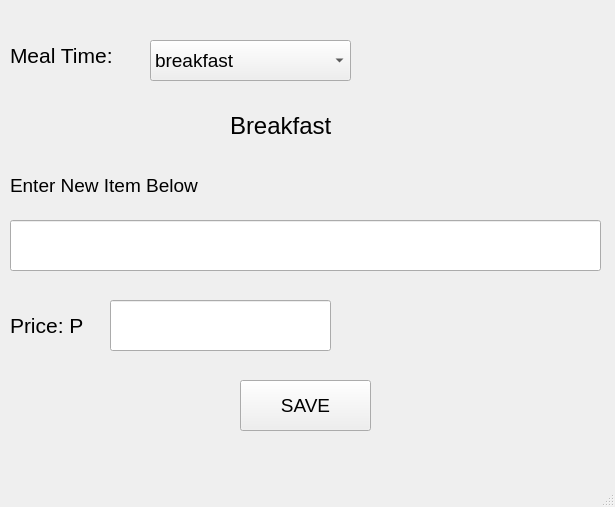
<?xml version="1.0" encoding="UTF-8"?>
<ui version="4.0">
 <class>addMenuItem</class>
 <widget class="QMainWindow" name="addMenuItem">
  <property name="geometry">
   <rect>
    <x>0</x>
    <y>0</y>
    <width>615</width>
    <height>507</height>
   </rect>
  </property>
  <property name="font">
   <font>
    <pointsize>14</pointsize>
   </font>
  </property>
  <property name="windowTitle">
   <string>Add Menu Item</string>
  </property>
  <widget class="QWidget" name="centralwidget">
   <widget class="QLabel" name="label">
    <property name="geometry">
     <rect>
      <x>10</x>
      <y>40</y>
      <width>141</width>
      <height>31</height>
     </rect>
    </property>
    <property name="font">
     <font>
      <pointsize>16</pointsize>
     </font>
    </property>
    <property name="text">
     <string>Meal Time:</string>
    </property>
   </widget>
   <widget class="QComboBox" name="addMenu_mealCombo">
    <property name="geometry">
     <rect>
      <x>150</x>
      <y>40</y>
      <width>201</width>
      <height>41</height>
     </rect>
    </property>
    <property name="font">
     <font>
      <pointsize>14</pointsize>
     </font>
    </property>
    <item>
     <property name="text">
      <string>breakfast</string>
     </property>
    </item>
    <item>
     <property name="text">
      <string>lunch</string>
     </property>
    </item>
    <item>
     <property name="text">
      <string>snack</string>
     </property>
    </item>
   </widget>
   <widget class="QLabel" name="chosen_meal">
    <property name="geometry">
     <rect>
      <x>230</x>
      <y>100</y>
      <width>321</width>
      <height>51</height>
     </rect>
    </property>
    <property name="font">
     <font>
      <pointsize>18</pointsize>
     </font>
    </property>
    <property name="text">
     <string>Breakfast</string>
    </property>
   </widget>
   <widget class="QLabel" name="label_3">
    <property name="geometry">
     <rect>
      <x>10</x>
      <y>160</y>
      <width>321</width>
      <height>51</height>
     </rect>
    </property>
    <property name="font">
     <font>
      <pointsize>14</pointsize>
     </font>
    </property>
    <property name="text">
     <string>Enter New Item Below</string>
    </property>
   </widget>
   <widget class="QLineEdit" name="new_menuItem">
    <property name="geometry">
     <rect>
      <x>10</x>
      <y>220</y>
      <width>591</width>
      <height>51</height>
     </rect>
    </property>
    <property name="font">
     <font>
      <pointsize>12</pointsize>
     </font>
    </property>
   </widget>
   <widget class="QLabel" name="label_4">
    <property name="geometry">
     <rect>
      <x>10</x>
      <y>300</y>
      <width>91</width>
      <height>51</height>
     </rect>
    </property>
    <property name="font">
     <font>
      <pointsize>16</pointsize>
     </font>
    </property>
    <property name="text">
     <string>Price: P</string>
    </property>
   </widget>
   <widget class="QLineEdit" name="add_price">
    <property name="geometry">
     <rect>
      <x>110</x>
      <y>300</y>
      <width>221</width>
      <height>51</height>
     </rect>
    </property>
    <property name="font">
     <font>
      <pointsize>12</pointsize>
     </font>
    </property>
   </widget>
   <widget class="QPushButton" name="save_menuItem">
    <property name="geometry">
     <rect>
      <x>240</x>
      <y>380</y>
      <width>131</width>
      <height>51</height>
     </rect>
    </property>
    <property name="text">
     <string>SAVE</string>
    </property>
   </widget>
  </widget>
  <widget class="QMenuBar" name="menubar">
   <property name="geometry">
    <rect>
     <x>0</x>
     <y>0</y>
     <width>615</width>
     <height>26</height>
    </rect>
   </property>
  </widget>
  <widget class="QStatusBar" name="statusbar"/>
 </widget>
 <resources/>
 <connections/>
</ui>
